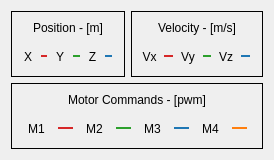
        <widget class="QWidget" name="Tab_State">
         <attribute name="title">
          <string>State Data</string>
         </attribute>
         <layout class="QVBoxLayout" name="verticalLayout_4">
          <item>
           <layout class="QVBoxLayout" name="verticalLayout_3">
            <item>
             <layout class="QHBoxLayout" name="horizontalLayout_2">
              <item>
               <widget class="QFrame" name="frame_8">
                <property name="frameShape">
                 <enum>QFrame::Box</enum>
                </property>
                <property name="frameShadow">
                 <enum>QFrame::Plain</enum>
                </property>
                <property name="lineWidth">
                 <number>1</number>
                </property>
                <layout class="QHBoxLayout" name="horizontalLayout_14">
                 <item>
                  <layout class="QVBoxLayout" name="verticalLayout_12" stretch="1,10,1">
                   <item>
                    <widget class="QLabel" name="label_34">
                     <property name="text">
                      <string>Position - [m]</string>
                     </property>
                     <property name="alignment">
                      <set>Qt::AlignCenter</set>
                     </property>
                    </widget>
                   </item>
                   <item>
                    <widget class="Pos_Widget2" name="Pos_Graph" native="true">
                     <property name="styleSheet">
                      <string notr="true">background-color: rgb(136, 138, 133);</string>
                     </property>
                    </widget>
                   </item>
                   <item>
                    <layout class="QHBoxLayout" name="horizontalLayout_18" stretch="10,5,10,5,10,5,2">
                     <item>
                      <widget class="QLabel" name="label_35">
                       <property name="text">
                        <string>X</string>
                       </property>
                       <property name="alignment">
                        <set>Qt::AlignCenter</set>
                       </property>
                      </widget>
                     </item>
                     <item>
                      <widget class="Line" name="line_26">
                       <property name="styleSheet">
                        <string notr="true">color: rgb(214, 39, 40);</string>
                       </property>
                       <property name="frameShadow">
                        <enum>QFrame::Plain</enum>
                       </property>
                       <property name="lineWidth">
                        <number>2</number>
                       </property>
                       <property name="orientation">
                        <enum>Qt::Horizontal</enum>
                       </property>
                      </widget>
                     </item>
                     <item>
                      <widget class="QLabel" name="label_36">
                       <property name="text">
                        <string>Y</string>
                       </property>
                       <property name="alignment">
                        <set>Qt::AlignCenter</set>
                       </property>
                      </widget>
                     </item>
                     <item>
                      <widget class="Line" name="line_27">
                       <property name="styleSheet">
                        <string notr="true">color: rgb(44, 160, 44);</string>
                       </property>
                       <property name="frameShadow">
                        <enum>QFrame::Plain</enum>
                       </property>
                       <property name="lineWidth">
                        <number>2</number>
                       </property>
                       <property name="orientation">
                        <enum>Qt::Horizontal</enum>
                       </property>
                      </widget>
                     </item>
                     <item>
                      <widget class="QLabel" name="label_37">
                       <property name="text">
                        <string>Z</string>
                       </property>
                       <property name="alignment">
                        <set>Qt::AlignCenter</set>
                       </property>
                      </widget>
                     </item>
                     <item>
                      <widget class="Line" name="line_28">
                       <property name="styleSheet">
                        <string notr="true">color: rgb(31, 119, 180);</string>
                       </property>
                       <property name="frameShadow">
                        <enum>QFrame::Plain</enum>
                       </property>
                       <property name="lineWidth">
                        <number>2</number>
                       </property>
                       <property name="orientation">
                        <enum>Qt::Horizontal</enum>
                       </property>
                      </widget>
                     </item>
                     <item>
                      <spacer name="horizontalSpacer_11">
                       <property name="orientation">
                        <enum>Qt::Horizontal</enum>
                       </property>
                       <property name="sizeHint" stdset="0">
                        <size>
                         <width>40</width>
                         <height>20</height>
                        </size>
                       </property>
                      </spacer>
                     </item>
                    </layout>
                   </item>
                  </layout>
                 </item>
                </layout>
               </widget>
              </item>
              <item>
               <widget class="QFrame" name="frame_9">
                <property name="frameShape">
                 <enum>QFrame::Box</enum>
                </property>
                <property name="frameShadow">
                 <enum>QFrame::Plain</enum>
                </property>
                <property name="lineWidth">
                 <number>1</number>
                </property>
                <layout class="QHBoxLayout" name="horizontalLayout_19">
                 <item>
                  <layout class="QVBoxLayout" name="verticalLayout_16" stretch="1,10,1">
                   <item>
                    <widget class="QLabel" name="label_39">
                     <property name="text">
                      <string>Velocity - [m/s]</string>
                     </property>
                     <property name="alignment">
                      <set>Qt::AlignCenter</set>
                     </property>
                    </widget>
                   </item>
                   <item>
                    <widget class="Vel_Widget2" name="Vel_Graph" native="true">
                     <property name="styleSheet">
                      <string notr="true">background-color: rgb(136, 138, 133);</string>
                     </property>
                    </widget>
                   </item>
                   <item>
                    <layout class="QHBoxLayout" name="horizontalLayout_27" stretch="10,5,10,5,10,5,2">
                     <item>
                      <widget class="QLabel" name="label_44">
                       <property name="text">
                        <string>Vx</string>
                       </property>
                       <property name="alignment">
                        <set>Qt::AlignCenter</set>
                       </property>
                      </widget>
                     </item>
                     <item>
                      <widget class="Line" name="line_29">
                       <property name="styleSheet">
                        <string notr="true">color: rgb(214, 39, 40);</string>
                       </property>
                       <property name="frameShadow">
                        <enum>QFrame::Plain</enum>
                       </property>
                       <property name="lineWidth">
                        <number>2</number>
                       </property>
                       <property name="orientation">
                        <enum>Qt::Horizontal</enum>
                       </property>
                      </widget>
                     </item>
                     <item>
                      <widget class="QLabel" name="label_45">
                       <property name="text">
                        <string>Vy</string>
                       </property>
                       <property name="alignment">
                        <set>Qt::AlignCenter</set>
                       </property>
                      </widget>
                     </item>
                     <item>
                      <widget class="Line" name="line_30">
                       <property name="styleSheet">
                        <string notr="true">color: rgb(44, 160, 44);</string>
                       </property>
                       <property name="frameShadow">
                        <enum>QFrame::Plain</enum>
                       </property>
                       <property name="lineWidth">
                        <number>2</number>
                       </property>
                       <property name="orientation">
                        <enum>Qt::Horizontal</enum>
                       </property>
                      </widget>
                     </item>
                     <item>
                      <widget class="QLabel" name="label_48">
                       <property name="text">
                        <string>Vz</string>
                       </property>
                       <property name="alignment">
                        <set>Qt::AlignCenter</set>
                       </property>
                      </widget>
                     </item>
                     <item>
                      <widget class="Line" name="line_31">
                       <property name="styleSheet">
                        <string notr="true">color: rgb(31, 119, 180);</string>
                       </property>
                       <property name="frameShadow">
                        <enum>QFrame::Plain</enum>
                       </property>
                       <property name="lineWidth">
                        <number>2</number>
                       </property>
                       <property name="orientation">
                        <enum>Qt::Horizontal</enum>
                       </property>
                      </widget>
                     </item>
                     <item>
                      <spacer name="horizontalSpacer_12">
                       <property name="orientation">
                        <enum>Qt::Horizontal</enum>
                       </property>
                       <property name="sizeHint" stdset="0">
                        <size>
                         <width>40</width>
                         <height>20</height>
                        </size>
                       </property>
                      </spacer>
                     </item>
                    </layout>
                   </item>
                  </layout>
                 </item>
                </layout>
               </widget>
              </item>
             </layout>
            </item>
            <item>
             <widget class="QFrame" name="frame_10">
              <property name="frameShape">
               <enum>QFrame::Box</enum>
              </property>
              <property name="frameShadow">
               <enum>QFrame::Plain</enum>
              </property>
              <property name="lineWidth">
               <number>1</number>
              </property>
              <layout class="QHBoxLayout" name="horizontalLayout_28">
               <item>
                <layout class="QVBoxLayout" name="verticalLayout_17" stretch="1,10,1">
                 <item>
                  <widget class="QLabel" name="label_52">
                   <property name="text">
                    <string>Motor Commands - [pwm]</string>
                   </property>
                   <property name="alignment">
                    <set>Qt::AlignCenter</set>
                   </property>
                  </widget>
                 </item>
                 <item>
                  <widget class="PWM_Widget2" name="PWM_Graph" native="true">
                   <property name="styleSheet">
                    <string notr="true">background-color: rgb(136, 138, 133);</string>
                   </property>
                  </widget>
                 </item>
                 <item>
                  <layout class="QHBoxLayout" name="horizontalLayout_29" stretch="10,5,10,5,10,5,10,5,2">
                   <item>
                    <widget class="QLabel" name="label_54">
                     <property name="text">
                      <string>M1</string>
                     </property>
                     <property name="alignment">
                      <set>Qt::AlignCenter</set>
                     </property>
                    </widget>
                   </item>
                   <item>
                    <widget class="Line" name="line_36">
                     <property name="styleSheet">
                      <string notr="true">color: rgb(214, 39, 40);</string>
                     </property>
                     <property name="frameShadow">
                      <enum>QFrame::Plain</enum>
                     </property>
                     <property name="lineWidth">
                      <number>2</number>
                     </property>
                     <property name="orientation">
                      <enum>Qt::Horizontal</enum>
                     </property>
                    </widget>
                   </item>
                   <item>
                    <widget class="QLabel" name="label_55">
                     <property name="text">
                      <string>M2</string>
                     </property>
                     <property name="alignment">
                      <set>Qt::AlignCenter</set>
                     </property>
                    </widget>
                   </item>
                   <item>
                    <widget class="Line" name="line_39">
                     <property name="styleSheet">
                      <string notr="true">color: rgb(44, 160, 44);</string>
                     </property>
                     <property name="frameShadow">
                      <enum>QFrame::Plain</enum>
                     </property>
                     <property name="lineWidth">
                      <number>2</number>
                     </property>
                     <property name="orientation">
                      <enum>Qt::Horizontal</enum>
                     </property>
                    </widget>
                   </item>
                   <item>
                    <widget class="QLabel" name="label_56">
                     <property name="text">
                      <string>M3</string>
                     </property>
                     <property name="alignment">
                      <set>Qt::AlignCenter</set>
                     </property>
                    </widget>
                   </item>
                   <item>
                    <widget class="Line" name="line_41">
                     <property name="styleSheet">
                      <string notr="true">color: rgb(31, 119, 180);</string>
                     </property>
                     <property name="frameShadow">
                      <enum>QFrame::Plain</enum>
                     </property>
                     <property name="lineWidth">
                      <number>2</number>
                     </property>
                     <property name="orientation">
                      <enum>Qt::Horizontal</enum>
                     </property>
                    </widget>
                   </item>
                   <item>
                    <widget class="QLabel" name="label_61">
                     <property name="text">
                      <string>M4</string>
                     </property>
                     <property name="alignment">
                      <set>Qt::AlignCenter</set>
                     </property>
                    </widget>
                   </item>
                   <item>
                    <widget class="Line" name="line_45">
                     <property name="styleSheet">
                      <string notr="true">color: rgb(255, 127, 14);</string>
                     </property>
                     <property name="frameShadow">
                      <enum>QFrame::Plain</enum>
                     </property>
                     <property name="lineWidth">
                      <number>2</number>
                     </property>
                     <property name="orientation">
                      <enum>Qt::Horizontal</enum>
                     </property>
                    </widget>
                   </item>
                   <item>
                    <spacer name="horizontalSpacer_16">
                     <property name="orientation">
                      <enum>Qt::Horizontal</enum>
                     </property>
                     <property name="sizeHint" stdset="0">
                      <size>
                       <width>40</width>
                       <height>20</height>
                      </size>
                     </property>
                    </spacer>
                   </item>
                  </layout>
                 </item>
                </layout>
               </item>
              </layout>
             </widget>
            </item>
           </layout>
          </item>
         </layout>
        </widget>
